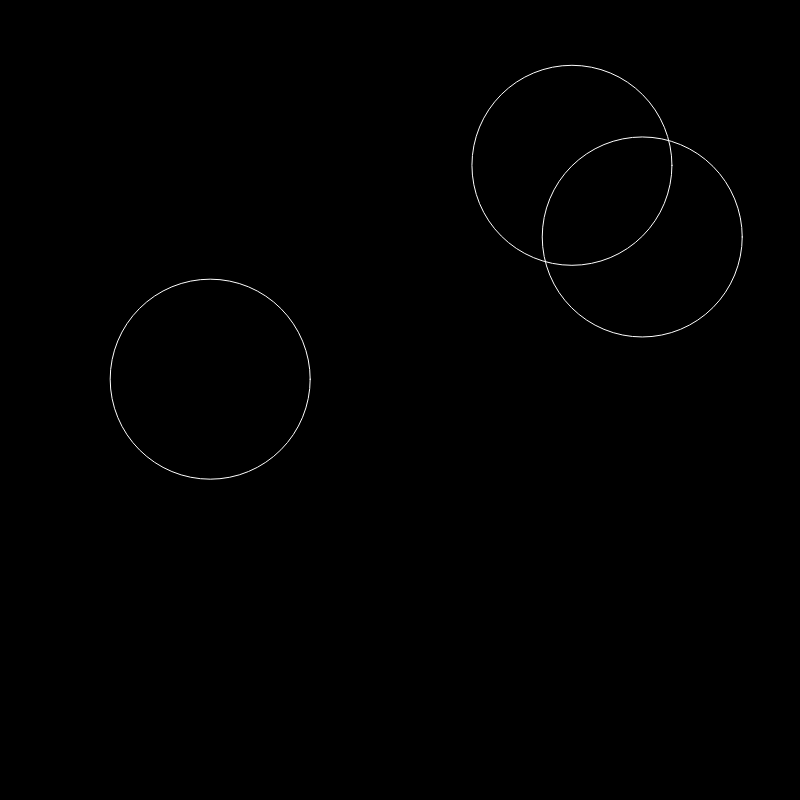
Frame 1 (no input)
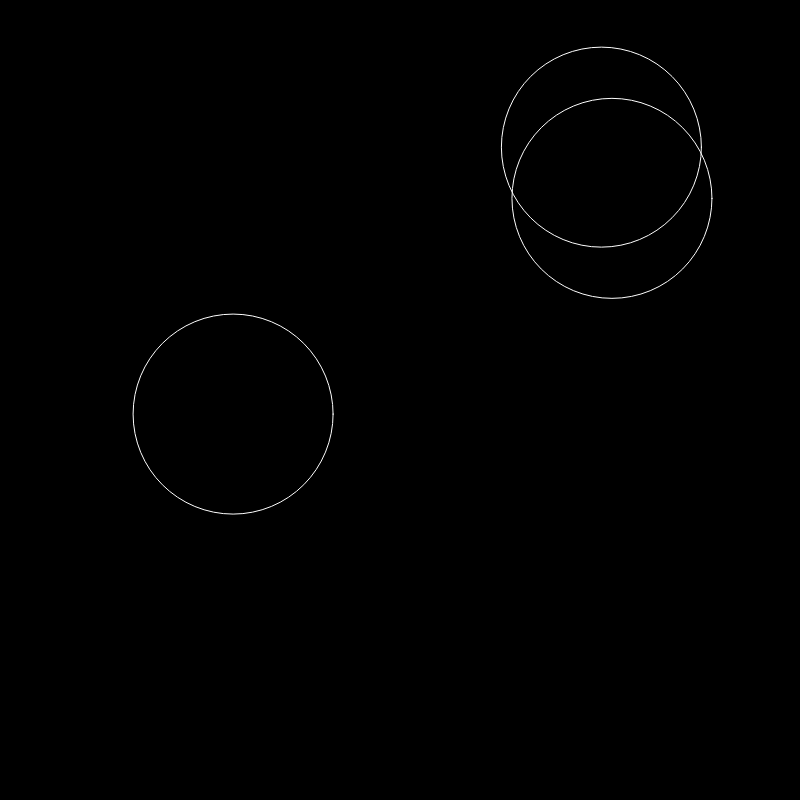
Frame 60 (no input)
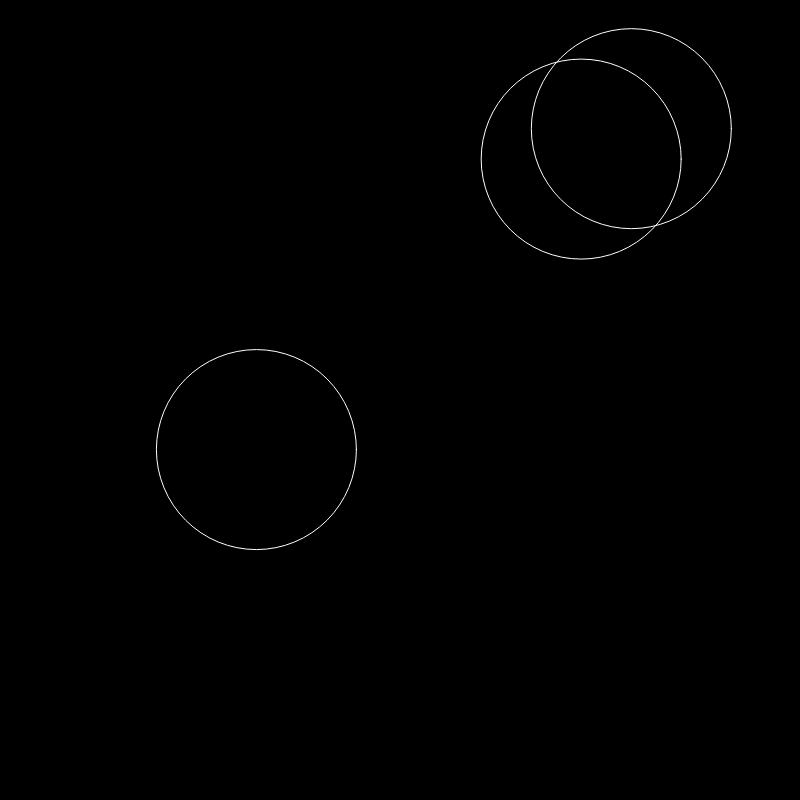
Frame 120 (the mouse pressed at the canvas centre since frame 60)

The p5.js sketch that drew these frames (run headless with seeded random() and noise() and a simulated clock; from frame 60 on, the mouse is pressed at the canvas centre):

// p5.js sketch
// ── sketch.js
var a, a2, a3;

function setup() {
  createCanvas(800, 800);
  
  a = new Agent(random(width), random(height), random(-1, 1), random(-1, 1), 200);
  a2 = new Agent(random(width), random(height), random(-1, 1), random(-1, 1), 200);
  a3 = new Agent(random(width), random(height), random(-1, 1), random(-1, 1), 200);
}

function draw() {
  background(0);
  
  a.update();
  a.draw();

  a2.update();
  a2.draw();

  a3.update();
  a3.draw();

}

function Agent(x_, y_, vx_, vy_, rad) {
  this.position = {x:x_, y:y_};   // position of the agent
  this.velocity = {x:vx_, y:vy_}; // velocity (speed) of the agent
  this.radius = rad;              // radius of the agent
  
  // add velocity to the position to move the circle
  this.update = function() {
    this.position.x += this.velocity.x;
    this.position.y += this.velocity.y;
  }
  
  // draw the agent
  this.draw = function() {
    noFill();
    stroke(255);
    ellipse(this.position.x, this.position.y, this.radius, this.radius);
  }
}
